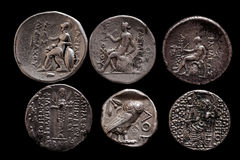
#> input picture ancientcoins.jpg, 240 x 160 px
$ python 10arithmetic.py --image ancientcoins.jpg
#> lines starting #> are read from the running program, lines starting #| are printed output that depends on the picture
import numpy as np
import argparse
import cv2

ap = argparse.ArgumentParser()
ap.add_argument("-i", "--image", required=True, help="Path to the image")
args = vars(ap.parse_args())

image = cv2.imread(args["image"])
#> image is the input picture: shape (160, 240, 3); mean B, G, R 42.7, 44.4, 50.4
cv2.imshow("Original", image)

# [7 lines of commented-out code are left out]

M = np.ones(image.shape, dtype = "uint8") * 100
added = cv2.add(image, M)
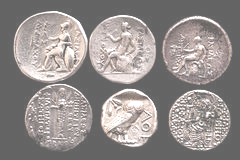
#> added: shape (160, 240, 3); mean B, G, R 142.1, 143.7, 149.4
cv2.imshow("Added", added)

M = np.ones(image.shape, dtype="uint8") * 50
subtracted = cv2.subtract(image, M)
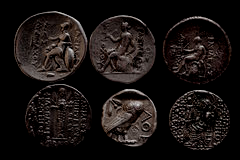
#> subtracted: shape (160, 240, 3); mean B, G, R 17.8, 19.1, 24
cv2.imshow("Subtracted", subtracted)
cv2.waitKey(0)
